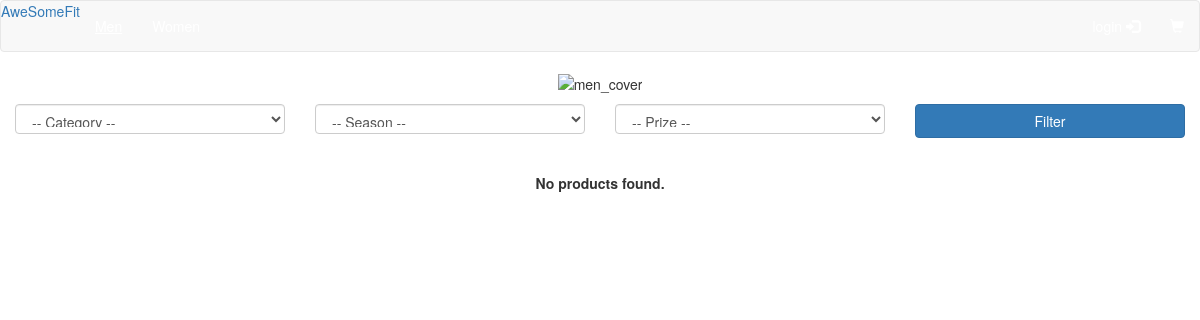
/index.php/browse/sunglasses_men, run on an earlier commit of the app's database.
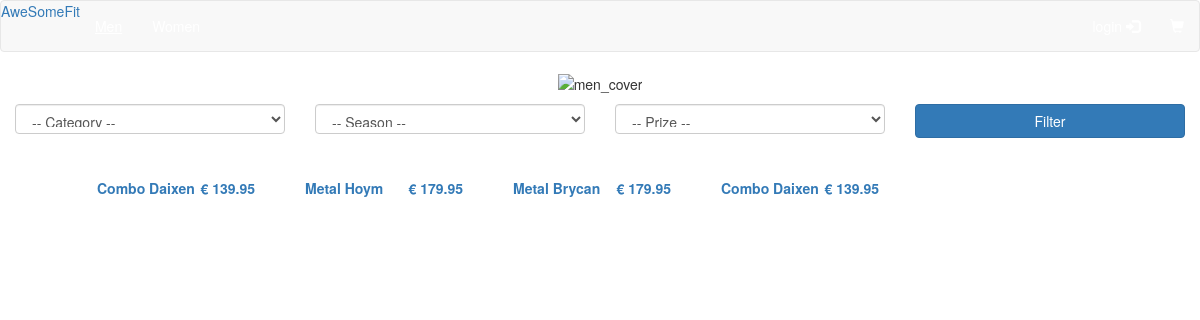
And on a later commit of the database.
### tables this page shows
CREATE TABLE `product` (
  `product_id` int(11) NOT NULL,
  `product_name` varchar(45) NOT NULL,
  `product_description` varchar(160) NOT NULL,
  `product_gender` enum('man','woman','unisex') NOT NULL,
  `product_price` float(5,2) NOT NULL,
  `product_type` enum('T-Shirt','Pants','Skirt','Shirt','Eyewear') NOT NULL,
  `product_season` enum('SS','FW','ND') NOT NULL
);

### application/controllers/Browse.php (called while the page is built, shortened)
<?php
class Browse extends CI_Controller {
	public function __construct() {
        $this->load->helper('url_helper');
        $this->load->helper('url');
        $this->load->model('products_model');
        $this->load->library('session');
    }
    public function sunglasses_men(){
        $season = FALSE;
        $priceMin = FALSE;
        $priceMax = FALSE;
        $type = 'Eyewear';
        $data['products'] = $this->products_model->get_products_men_filtered($season, $priceMin, $priceMax, $type);
        $data['allproducts'] = $this -> products_model -> get_men_types();
        $this -> load -> view('men', $data);
    }
}

### index.php (called while the page is built, shortened)
<?php
require_once BASEPATH.'core/CodeIgniter.php';

### application/models/Products_model.php (called while the page is built, shortened)
<?php
class Products_model extends CI_Model {
    public function get_men_types() {
        $this->db->group_by('product_type');
        $query = $this->db->get_where('product', "(product_gender = 'man' OR product_gender = 'unisex')");
        return $query->result_array();
    }
    public function get_products_men_filtered($season, $priceMin, $priceMax, $type){
        $this->db->where("(product_gender = 'man' OR product_gender = 'unisex')");
        if ($type != FALSE){
            $this->db->where('product_type', $type);
        }
        $query = $this->db->get('product');
        $data = array();
        if ($query !== FALSE && $query->num_rows() > 0) {
            $data = $query->result_array();
        }
        return $data;
    }
}

### application/views/men.php (the view, shortened to what this page needs)
<!DOCTYPE html>
<html>
<head>
    <link rel="stylesheet" href="https://maxcdn.bootstrapcdn.com/bootstrap/3.3.7/css/bootstrap.min.css">
    <link rel="stylesheet" href="<?php echo base_url(); ?>assets/css/global.css">
</head>
<body>
    <nav class="navbar navbar-default" role="navigation">
  <div class="navbar-header">
    <a class="navbar-ASF" href="<?php echo base_url(); ?>home">AweSomeFit</a>
  </div>
  <div class="navbar-collapse collapse">
    <ul class="nav navbar-nav navbar-left">
        <li><a href="<?php echo base_url(); ?>browse/openmen" style="color: #FFFFFF;" onmouseover="this.style.color='#AAAAAA'" onmouseout="this.style.color='#FFFFFF'"><u>Men</u></a></li>
        <li><a href="<?php echo base_url(); ?>browse/openwomen" style="color: #FFFFFF;" onmouseover="this.style.color='#AAAAAA'" onmouseout="this.style.color='#FFFFFF'">Women</a></li>
    </ul>
    <ul class="nav navbar-nav navbar-right">
     <?php if(isset($_SESSION["user_id"])) {
        echo "<li><a href=\"".base_url()."profile/open_profile\" style=\"color: #FFFFFF;\" onmouseover=\"this.style.color='#AAAAAA'\" onmouseout=\"this.style.color='#FFFFFF'\"><i class=\"glyphicon glyphicon-user\"></i>  Profile</a></li>";
    }
      else {
        echo "<li><a href=\"".base_url()."login\" style=\"color: #FFFFFF;\" onmouseover=\"this.style.color='#AAAAAA'\" onmouseout=\"this.style.color='#FFFFFF'\">login  <i class=\"glyphicon glyphicon-log-in\"></i></a></li>";
      }
    ?>
      <li><a href="<?php echo base_url(); ?>cart/open_cart" style="color: #FFFFFF;" onmouseover="this.style.color='#AAAAAA'" onmouseout="this.style.color='#FFFFFF'"><i class="glyphicon glyphicon-shopping-cart"></i></a></li>
    </ul>
  </div>
</nav>
    <div class="col-xs-12 col-sm-12 col-md-12 col-lg-12" align="center" style="margin-bottom: 10px;">
        <img src="<?php echo base_url(); ?>assets/img/Men.png" style="width: 100%;" alt="men_cover">
    </div>
    <div class="row" style="margin-left: auto; margin-right: auto; margin-bottom: 10px;">
        <form action="<?php echo base_url(); ?>browse/filtermen"  method="POST">
         <div class="col-xs-12 col-sm-12 col-md-3 col-lg-3">
            <select class="form-control" name="type" style="width: 100%; height: 30px;">
                <option selected>-- Category --</option>
            </select>
        </div>
        <div class="col-xs-12 col-sm-12 col-md-3 col-lg-3">
            <select class="form-control" name="season" style="width: 100%; height: 30px;">
                <option selected>-- Season --</option>
            </select>
        </div>
        <div class="col-xs-12 col-sm-12 col-md-3 col-lg-3">
            <select class="form-control" name="price" style="width: 100%; height: 30px;">
                <option selected>-- Prize --</option>
            </select>
        </div>
        <div class="col-xs-12 col-sm-12 col-md-3 col-lg-3">
            <button type="submit" class="btn btn-primary" style="width: 100%;">Filter</button>
        </div>
    </form>
</div>
<div class="row" style="margin-left: 6%; margin-right: auto;">
    <?php foreach ($products as $product_item): ?>
       <a href = "<?php echo base_url(); ?>browse/visualize/<?php echo $product_item['product_id']; ?>">
        <div class="col-xs-12 col-sm-12 col-md-2 col-lg-2" style="margin: 10px;">
           <img src="<?php echo base_url(); ?>assets/img/products/<?php echo $product_item['product_id']; ?>.png" style="width: 100%;" alt=""><br>
            <label><?php echo $product_item['product_name']; ?></label>
            <label style="float: right;">€ <?php echo $product_item['product_price']; ?></label>
        </div>
    </a>
    <?php endforeach; ?>
    </div>
<?php if (!$products) { ?>
       <div class="row" style="margin-top: 25px; text-align: center;">
           <label><b>No products found.</b></label>
       </div>
    <?php } ?>
</body>
</html>

What changed in the data, as far as the page shows it:
added product: product_name "Combo Daixen", product_price "139.95"
added product: product_name "Metal Hoym", product_price "179.95"
added product: product_name "Metal Brycan", product_price "179.95"
added product: product_name "Combo Daixen", product_price "139.95"
Also different on the page:
text no longer shown: "No products found."
